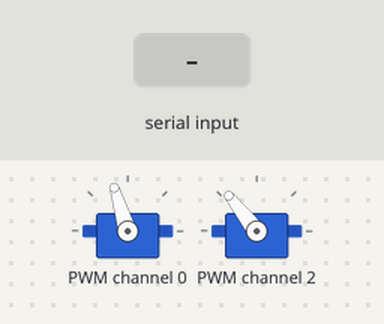
Recording of a program running on a simulated Raspberry Pi (BCM pin numbers). Parts: 2 × servo. Inputs (shaded band) come from the test bench. Servo angles are drawn from the pulse width (0.5 ms = 0°, 2.5 ms = 180°); what the program prints to the terminal is not drawn.

Above: at 1.7 s.
1.8 s: "q" typed at the terminal, then Enter
At 2.2 s:
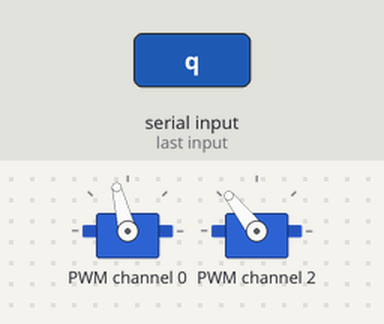
3.3 s: "5" typed at the terminal, then Enter
At 3.9 s:
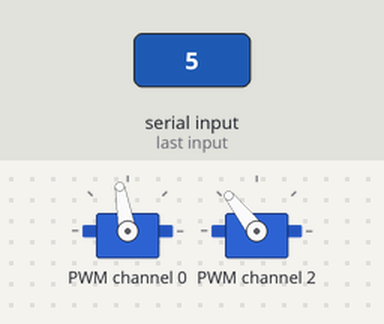
4.8 s: "90" typed at the terminal, then Enter
At 5.1 s:
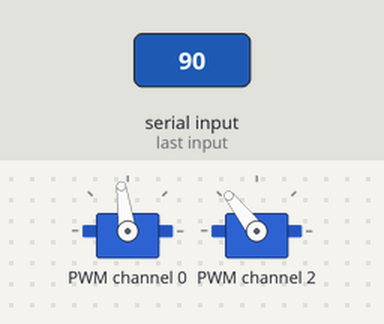
Timing chart, 0 to 7.8 s (numbered marks = the images above; inputs shaded):
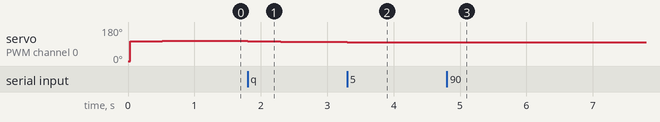

Measured:
- after the input at 1.8 s, servo on PWM channel 0: 107° → 104° at once, → 102° 0.50 s later
- after the input at 3.3 s, servo on PWM channel 0: 102° → 100° at once
- after the input at 4.8 s, servo on PWM channel 0: 100° → 98° at once

The program:

auto_endpoints_safe.py
```python
import time
import config
from pca9685_raw import PCA9685Raw

pca = PCA9685Raw(address=config.PCA_ADDR, freq_hz=50)

STEP = 5        # 每一步移動多少 PWM
DELAY = 0.2     # 每一步停多久，方便你看
LOW = 180
HIGH = 560

def move(ch, pwm):
    pwm = max(LOW, min(HIGH, pwm))
    pca.set_pwm_off(ch, pwm)
    return pwm

def find_endpoint(ch, start_pwm, direction, label):
    pwm = start_pwm
    print(f"\n=== 找 {label}（ch{ch}）===")
    print("每次 Enter 會再動一小步")
    print("覺得『快撐住 / 夠斜了』時，輸入 q + Enter 停下")

    while True:
        pwm = move(ch, pwm + direction * STEP)
        print(f"{label} PWM = {pwm}")
        time.sleep(DELAY)

        cmd = input("Enter=繼續 | q=停 > ").strip().lower()
        if cmd == 'q':
            print(f"{label} 定在 {pwm}")
            return pwm

def main():
    x_center = (config.X_MIN + config.X_MAX) // 2
    y_center = (config.Y_MIN + config.Y_MAX) // 2

    print(f"移到中心 X={x_center}, Y={y_center}")
    move(config.SERVO_X_CH, x_center)
    move(config.SERVO_Y_CH, y_center)
    time.sleep(0.5)

    x_max = find_endpoint(config.SERVO_X_CH, x_center, +1, "X_MAX")
    move(config.SERVO_X_CH, x_center)
    time.sleep(0.5)

    x_min = find_endpoint(config.SERVO_X_CH, x_center, -1, "X_MIN")
    move(config.SERVO_X_CH, x_center)
    time.sleep(0.5)

    y_max = find_endpoint(config.SERVO_Y_CH, y_center, +1, "Y_MAX")
    move(config.SERVO_Y_CH, y_center)
    time.sleep(0.5)

    y_min = find_endpoint(config.SERVO_Y_CH, y_center, -1, "Y_MIN")
    move(config.SERVO_Y_CH, y_center)
    time.sleep(0.5)

    print("\n=== 校正完成，請貼回 config.py ===")
    print(f"X_MIN = {x_min}")
    print(f"X_MAX = {x_max}")
    print(f"Y_MIN = {y_min}")
    print(f"Y_MAX = {y_max}")

if __name__ == "__main__":
    main()
```

config.py
```python
# config.py
# PCA9685 I2C address
PCA_ADDR = 0x40

# Gimbal servos mapping (you confirmed)
SERVO_X_CH = 0   # down左右 (pitch)
SERVO_Y_CH = 2   # up前後 (pitch)

# Servo endpoints (你先用這組，之後用 calibrate_endpoints.py 調整)
# PWM units are 0~4095 at 50Hz, typical usable range for SG90 ~ 150~600
X_CENTER = 380
Y_CENTER = 410

X_MIN = 180
X_MAX = 500
Y_MIN = 230
Y_MAX = 560

# Tilt scaling (web input -1.0 ~ +1.0 maps to endpoints)
# 建議先小一點，避免抖動/硬撐
X_SCALE = 0.75
Y_SCALE = 0.65

# IR sensor GPIO (BCM numbering)
IR_GPIO = 23

# LED + Buzzer GPIO (BCM)
REED_GPIO = 17
BUZZER_GPIO = 22

# IR polarity: None = auto-detect at runtime (recommended)
# True  => triggered when GPIO == 1
# False => triggered when GPIO == 0
IR_ACTIVE_HIGH = None

# HTTPS
HOST = "0.0.0.0"
PORT = 8443
CERT_FILE = "cert/cert.pem"
KEY_FILE = "cert/key.pem"
```

pca9685_raw.py
```python
# pca9685_raw.py
import time
import smbus

MODE1 = 0x00
PRESCALE = 0xFE

class PCA9685Raw:
    def __init__(self, address=0x40, bus_id=1, freq_hz=50):
        self.addr = address
        self.bus = smbus.SMBus(bus_id)
        self.set_pwm_freq(freq_hz)

    def _write(self, reg, val):
        self.bus.write_byte_data(self.addr, reg, val & 0xFF)

    def set_pwm_freq(self, freq_hz):
        # Based on datasheet: prescale = round(25MHz/(4096*freq)) - 1
        prescaleval = int(round(25000000.0 / (4096.0 * float(freq_hz)) - 1.0))

        oldmode = self.bus.read_byte_data(self.addr, MODE1)
        sleepmode = (oldmode & 0x7F) | 0x10  # sleep
        self._write(MODE1, sleepmode)
        self._write(PRESCALE, prescaleval)
        self._write(MODE1, oldmode)
        time.sleep(0.005)
        self._write(MODE1, oldmode | 0x80)  # restart
        time.sleep(0.005)

    def set_pwm(self, channel, on, off):
        base = 0x06 + 4 * int(channel)
        self._write(base + 0, on & 0xFF)
        self._write(base + 1, (on >> 8) & 0xFF)
        self._write(base + 2, off & 0xFF)
        self._write(base + 3, (off >> 8) & 0xFF)

    def set_pwm_off(self, channel, off):
        self.set_pwm(channel, 0, int(off))
```
